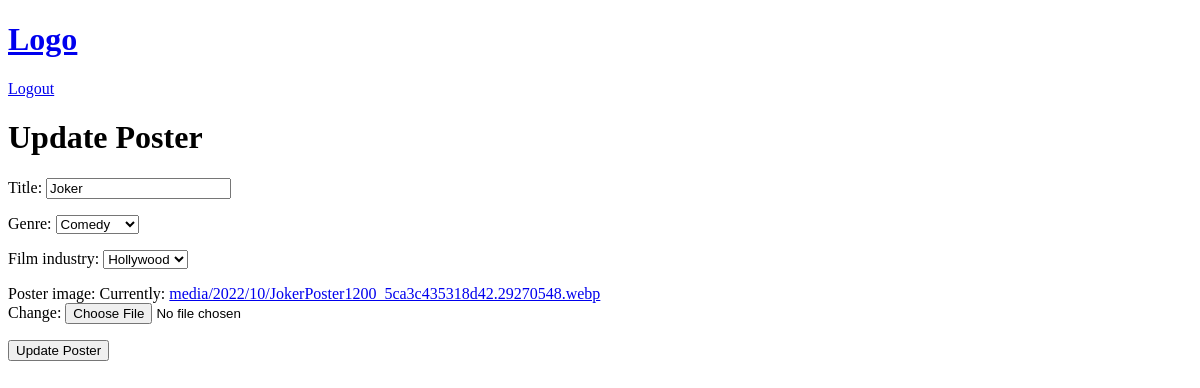
Page /update-poster/4/ (signed in) on the earlier database version.
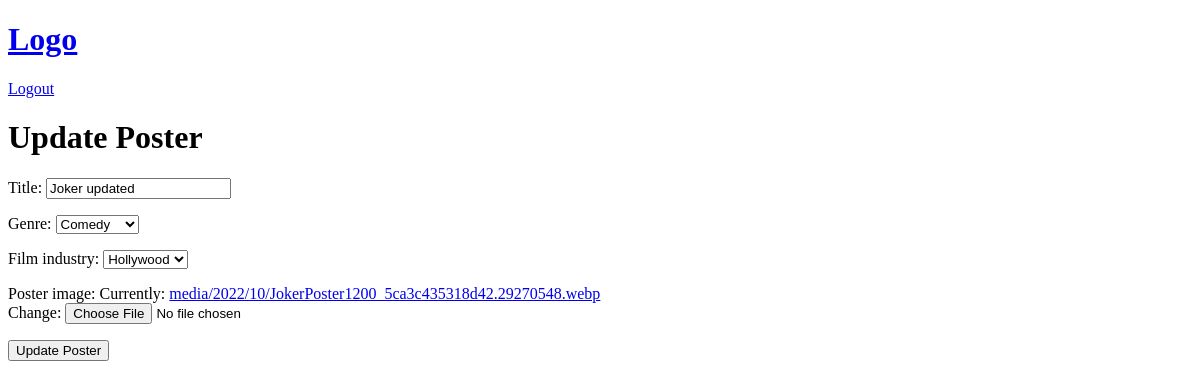
Same page on the later database version.
### base/models.py (models this page shows, shortened)
class MoviePoster(models.Model):
    GENRE_CHOICES = [
        ('action', 'Action'),
        ('comedy', 'Comedy'),
        ('drama', 'Drama'),
        ('horror', 'Horror'),
        ('romance', 'Romance'),
        ('thriller', 'Thriller'),
        ('sports', 'Sports'),
        ('adventure', 'Adventure'),
    ]
    FILM_INDUSTRY_CHOICES = [
        ('bollywood',"Bollywood"),
        ('hollywood','Hollywood'),
        ('tollywood','Tollywood'),
        ('webseries','Webseries'),
    ]
    member = models.ManyToManyField(User, blank=True)
    author = models.ForeignKey(User, null= True, on_delete = models.SET_NULL,related_name="author",)
    title = models.CharField(max_length = 200, null=True)
    genre = models.CharField(max_length = 30, choices = GENRE_CHOICES, blank = True, null = True)
    film_industry = models.CharField(max_length = 30, choices = FILM_INDUSTRY_CHOICES, null=True, blank = True)
    poster_image = models.ImageField(upload_to = 'media/%Y/%m/')
    created_at = models.DateTimeField(auto_now_add = True)
    updated_at = models.DateTimeField(auto_now = True)
    class Meta:
        ordering = ['-created_at']

### base/views.py (the view, shortened to what this page needs)
# urls.py: path('update-poster/<str:id>/', views.updatePoster, name="update-poster"),
@login_required(login_url="login")
def updatePoster(request,id):
    poster = MoviePoster.objects.get(pk=id)
    form = PosterForm(instance=poster)
    data={
        'form':form,
        'poster':poster,
    }
    return render(request,'base/update-poster.html',data)

### base/forms.py
class PosterForm(ModelForm):
    class Meta:
        model = MoviePoster
        fields = '__all__'
        exclude = ['author','member']

### templates/base/update-poster.html (shortened to what this page needs)
{% extends 'main.html' %}
{% block content %}
<h1>Update Poster</h1>
<form action="{% url 'update-poster' poster.id %}" method ="POST" enctype="multipart/form-data">
    {{form.as_p}}
    <input type="submit" value="Update Poster">
</form>
{% endblock content %}

### templates/main.html (shortened to what this page needs)
<!DOCTYPE html>
<html lang="en">
<head>
</head>
<body>
    {% include 'inc/header.html' %}
    {% block content %}
    {% endblock content %}
</body>
</html>

### templates/inc/header.html
<a href="{% url 'home' %}"><h1>Logo</h1></a>
{% if user.is_authenticated %}
<a href="{% url 'logout' %}">Logout</a>
{% else %}
<a href="{% url 'login' %}">Login</a>
<a href="{% url 'signup' %}">Signup</a>
{% endif %}

Differences in the rows shown:
changed MoviePoster "Comedy": title "Joker" → "Joker updated"
